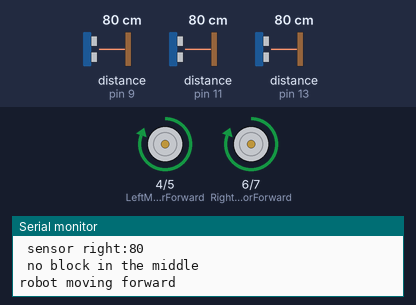
The sketch below on a simulated Arduino Uno, built with avr-gcc and run on an emulated ATmega328P. Parts: motor-driver pin pairs drawn as motors (green arrow = first pin HIGH = forward, orange = second pin HIGH = backward, longer = more drive), the last lines printed to the serial monitor. Wiring (inferred from the names in the program): 3 × ultrasonic range finder: trigger pin 8, echo pin 9 / trigger pin 10, echo pin 11 / trigger pin 12, echo pin 13. The test bench sets the inputs (shaded band); at power-on: distance to the obstacle (sensors on pin 11, pin 9, pin 13) 80 cm. The echo pulse lasts 58.3 µs per cm.

Above: at 1.9 s.
2.0 s: distance to the obstacle (sensor on pin 11) set to 43 cm
5.5 s: distance to the obstacle (sensor on pin 11) set to 38 cm
At 6.0 s:
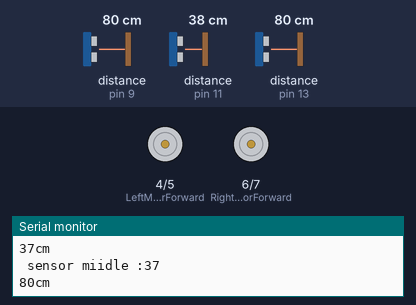
9.8 s: distance to the obstacle (sensor on pin 9) set to 86 cm
At 11.1 s:
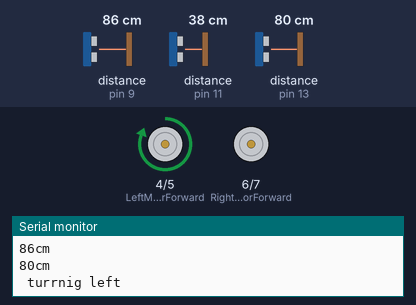
14.1 s: distance to the obstacle (sensor on pin 13) set to 83 cm
17.6 s: distance to the obstacle (sensor on pin 13) set to 89 cm
At 18.2 s:
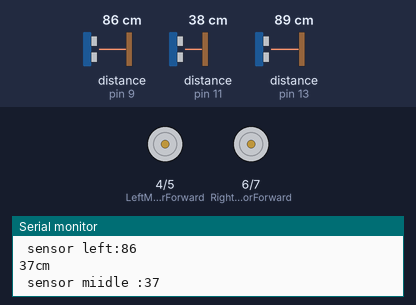
21.7 s: distance to the obstacle (sensor on pin 13) set to 2 cm
At 24.0 s:
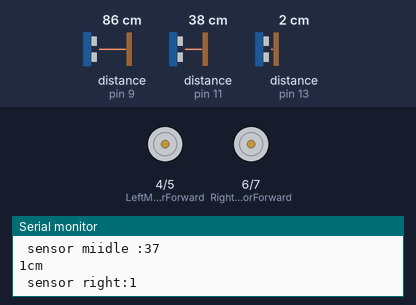
Timing chart, 0 to 27.0 s (numbered marks = the images above; inputs shaded):
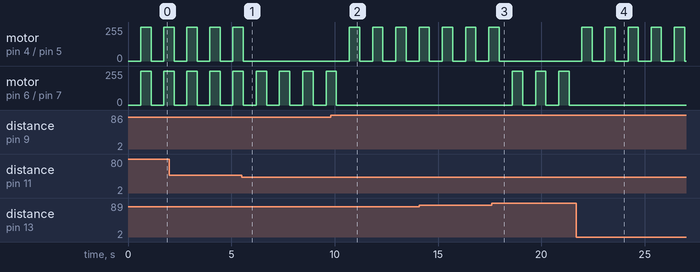

The sketch:

obstacle_avoiding_robot.ino
```cpp
#include <Servo.h>
int start =26;

int  trigPinmiidle= 8;
int echoPinmiddle= 9;
int  trigPinright= 10;
int echoPinright= 11;
int  trigPinleft= 12;
int echoPinileft= 13;


//L29D motor control pins
 int LeftMotorForward = 4;
 int LeftMotorBackward = 5;
 int RightMotorForward = 6;
 int RightMotorBackward = 7;

int motor = 18;
int servo =19;
int led = 20;
Servo pedalServo;
int count;
int startprocess;
long duration, distance;
int motorstep = 500;
void setup() {


  pinMode(trigPinmiidle, OUTPUT);
  pinMode(echoPinmiddle, INPUT);
   pinMode(trigPinright, OUTPUT);
  pinMode(echoPinright, INPUT);
   pinMode(trigPinleft, OUTPUT);
  pinMode(echoPinileft, INPUT);

  pinMode(RightMotorForward, OUTPUT);
  pinMode(LeftMotorForward, OUTPUT);
  pinMode(LeftMotorBackward, OUTPUT);
  pinMode(RightMotorBackward, OUTPUT);

Serial.begin(9600);

}

void loop() {

 int  leftstate =  getDistance(3);
 Serial.print(" sensor left:");
 Serial.println(leftstate);
  delay(200);

 int middleState = getDistance(4);
 Serial.print(" sensor miidle :");
 Serial.println(middleState);
  delay(200);

 int rightstate = getDistance(5);
 Serial.print(" sensor right:");
 Serial.println(rightstate);
   delay(200);
   if(middleState <40){
     Serial.println("middle block found ");
               leftstate =  getDistance(3);
               rightstate = getDistance(5);

              if(leftstate < rightstate){
                   Serial.println(" turrnig right");
                robot_turnRight();
              }
              else if(leftstate > rightstate ){

                           Serial.println(" turrnig left");
                            robot_turnLeft();


                }
             else if(leftstate == rightstate){
                 Serial.println(" equal right");
                  robot_turnRight();
                  }

              }
      else{


                         Serial.println(" no block in the middle");
                          robot_goForward();

                           Serial.println(" check sensor");


      }

}
void  robot_goForward(){
Serial.println("robot moving forward");
  digitalWrite(LeftMotorForward, HIGH);
  digitalWrite(RightMotorForward, HIGH);

  digitalWrite(LeftMotorBackward, LOW);
  digitalWrite(RightMotorBackward, LOW);

  delay(motorstep);

  digitalWrite(LeftMotorForward, LOW);
  digitalWrite(RightMotorForward, LOW);

  digitalWrite(LeftMotorBackward, LOW);
  digitalWrite(RightMotorBackward, LOW);
}
void robot_turnLeft(){

  digitalWrite(RightMotorForward, LOW);

  digitalWrite(RightMotorBackward, LOW);
  digitalWrite(LeftMotorBackward, LOW);
  digitalWrite(LeftMotorForward, HIGH);

  delay(motorstep);

  digitalWrite(RightMotorForward, LOW);
  digitalWrite(RightMotorBackward, LOW);
  digitalWrite(LeftMotorBackward, LOW);
  digitalWrite(LeftMotorForward, LOW);


}
void  robot_turnRight(){

  digitalWrite(LeftMotorForward , LOW);

  digitalWrite(RightMotorBackward, LOW);
  digitalWrite(LeftMotorBackward, LOW);
  digitalWrite(RightMotorForward, HIGH);

  delay(motorstep);

  digitalWrite(RightMotorForward, LOW);
  digitalWrite(RightMotorBackward, LOW);
  digitalWrite(LeftMotorBackward, LOW);
  digitalWrite(LeftMotorForward, LOW);

}


int getDistance(int sensor)
{
  long duration, cm;
  int distance;
  if (sensor == 3){
    sensor = 0;
    digitalWrite(trigPinmiidle, LOW);
    delayMicroseconds(2);
    digitalWrite(trigPinmiidle, HIGH);
    delayMicroseconds(10);
    digitalWrite(trigPinmiidle, LOW);


    duration = pulseIn(echoPinmiddle, HIGH);
    cm = duration / 29 / 2;
    Serial.print(cm);
    Serial.print("cm");
    Serial.println();
        }
     else if (sensor == 4){ ////////////right
          sensor = 0;
    digitalWrite(trigPinright, LOW);
    delayMicroseconds(2);
    digitalWrite(trigPinright, HIGH);
    delayMicroseconds(10);
    digitalWrite(trigPinright, LOW);


    duration = pulseIn(echoPinright, HIGH);
    cm = duration / 29 / 2;
    Serial.print(cm);
    Serial.print("cm");
    Serial.println();

    }
     if (sensor == 5){{
        sensor = 0;
    digitalWrite(trigPinleft, LOW);
    delayMicroseconds(2);
    digitalWrite(trigPinleft, HIGH);
    delayMicroseconds(10);
    digitalWrite(trigPinleft, LOW);


    duration = pulseIn(echoPinileft, HIGH);
    cm = duration / 29 / 2;
    Serial.print(cm);
    Serial.print("cm");
    Serial.println();


    }
  }
              distance = cm;
 return distance;
}
```

Measured:
- the behaviour switches between 41 and 40 cm on distance to the obstacle (sensor on pin 11) (found by bisection; images 0 and 1)
- the behaviour switches between 80 and 81 cm on distance to the obstacle (sensor on pin 9) (found by bisection; images 1 and 2)
- the behaviour switches between 85 and 86 cm on distance to the obstacle (sensor on pin 13) (found by bisection; images 2 and 3)
- after the input at 5.5 s, motor on pin 4 (LeftMotorForward) / pin 5 (LeftMotorBackward): goes on until 5.6 s, then stays stopped
- after the input at 9.8 s, motor on pin 4 (LeftMotorForward) / pin 5 (LeftMotorBackward): alternates forward 255/255 for 0.50 s and stopped for 0.63 s, starting after 0.91 s; motor on pin 6 (RightMotorForward) / pin 7 (RightMotorBackward): goes on until 10.1 s, then stays stopped
- after the input at 17.6 s, motor on pin 4 (LeftMotorForward) / pin 5 (LeftMotorBackward): goes on until 18.0 s, then stays stopped; motor on pin 6 (RightMotorForward) / pin 7 (RightMotorBackward): alternates forward 255/255 for 0.50 s and stopped for 0.63 s, starting after 0.99 s
- after the input at 21.7 s, motor on pin 4 (LeftMotorForward) / pin 5 (LeftMotorBackward): alternates forward 255/255 for 0.50 s and stopped for 0.62 s, starting after 0.26 s; motor on pin 6 (RightMotorForward) / pin 7 (RightMotorBackward): stops changing and stays stopped
- by itself, motor on pin 4 (LeftMotorForward) / pin 5 (LeftMotorBackward): alternates forward 255/255 for 0.50 s and stopped for 0.62 s
